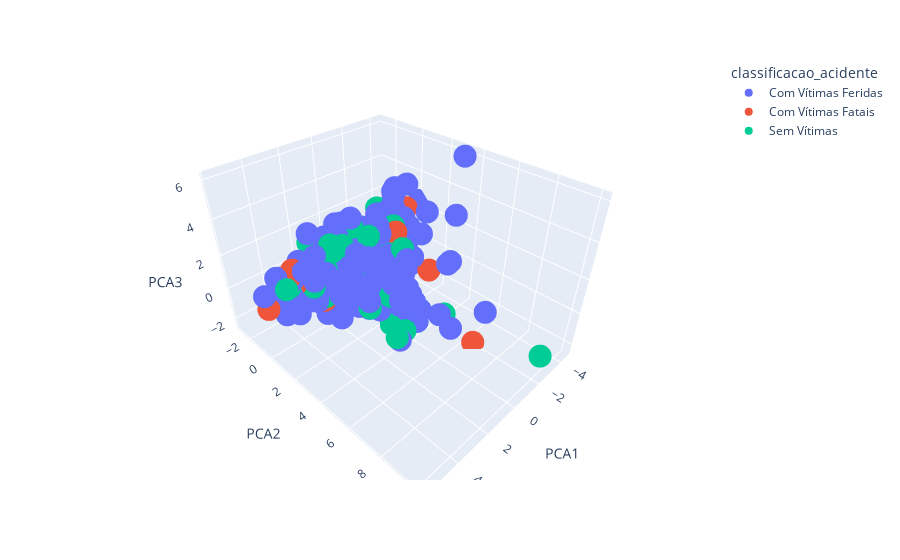

Notebook cell for this chart:
### Code cell
fig = px.scatter_3d(prf_rain_data, x='PCA1', y='PCA2', z='PCA3',
              color='classificacao_acidente')
fig.show()

### Figure 1 — Plotly figure (JSON) as saved in the notebook; plotly's stock layout.template omitted (floating-point values rounded to 4 significant figures; data arrays with more than 128 entries replaced by an {"elided": "..."} marker saying what was removed)
{"data": [{"hovertemplate": "classificacao_acidente=Com Vítimas Feridas<br>PCA1=%{x}<br>PCA2=%{y}<br>PCA3=%{z}<extra></extra>", "legendgroup": "Com Vítimas Feridas", "marker": {"color": "#636efa", "symbol": "circle"}, "mode": "markers", "name": "Com Vítimas Feridas", "scene": "scene", "showlegend": true, "type": "scatter3d", "x": {"elided": "906 float values"}, "y": {"elided": "906 float values"}, "z": {"elided": "906 float values"}}, {"hovertemplate": "classificacao_acidente=Com Vítimas Fatais<br>PCA1=%{x}<br>PCA2=%{y}<br>PCA3=%{z}<extra></extra>", "legendgroup": "Com Vítimas Fatais", "marker": {"color": "#EF553B", "symbol": "circle"}, "mode": "markers", "name": "Com Vítimas Fatais", "scene": "scene", "showlegend": true, "type": "scatter3d", "x": [2.042, -0.2962, 3.906, 3.44, 0.2371, 2.829, -0.5456, 2.929, 3.784, -2.037, 1.541, 0.9271, 1.233, -2.906, -0.4289, -0.5497, -2.364, -0.0836, 1.065, -2.609, 2.552, 2.321, -0.3635, -2.425, 0.7187, 0.02823, -0.2621, 1.055, 0.4228, -1.219, 0.6743, 1.169, 0.7078, -1.805, -0.5915, 1.206, 2.515, -0.876, -0.1964, -1.5, -0.5108, -1.535, 5.493, 2.279, 0.226, -3.489, 0.5752, -0.3684, -0.8637, 4.311, 1.843, 1.305, 0.292], "y": [0.3793, 0.2633, -0.1503, -0.3931, -0.5903, 0.5239, -0.3415, -0.009107, -0.6212, 0.2812, -1.065, -0.7315, -0.7052, -1.281, -1.034, -0.3527, 0.1064, 0.4466, -0.4853, -0.9664, -1.03, 0.4073, -0.9867, 2.862, 0.3659, -0.2519, 0.7063, 0.912, -0.6847, 1.565, -0.3801, -0.9553, -0.1153, 6.568, 0.01105, -0.3636, -0.1057, -0.2204, 0.7017, -0.4801, -0.05608, -0.7016, -0.3624, -1.139, -0.9861, 0.08319, -0.7351, 0.3435, -0.6587, -0.1585, -0.1689, 0.4198, 0.3802], "z": [-0.1598, 0.3573, 0.8289, 0.954, 0.002472, -0.4497, -1.136, -0.1085, 1.332, 0.7853, -0.6763, 0.1117, 1.143, -0.6393, 0.9413, 0.5693, 0.0871, -1.33, -0.8795, 1.394, 0.525, -0.151, -0.5031, -0.02513, 1.478, -1.229, -1.401, 0.01101, -1.348, 2.303, -0.8055, -0.3399, -0.7221, -2.408, -0.008702, -1.037, -0.3369, 0.1825, 0.8164, 0.164, 1.221, -0.7002, -0.009577, 0.6015, -0.01374, 2.278, -0.5273, -1.094, -0.7928, 1.313, 1.944, -1.411, -1.251]}, {"hovertemplate": "classificacao_acidente=Sem Vítimas<br>PCA1=%{x}<br>PCA2=%{y}<br>PCA3=%{z}<extra></extra>", "legendgroup": "Sem Vítimas", "marker": {"color": "#00cc96", "symbol": "circle"}, "mode": "markers", "name": "Sem Vítimas", "scene": "scene", "showlegend": true, "type": "scatter3d", "x": {"elided": "176 float values"}, "y": {"elided": "176 float values"}, "z": {"elided": "176 float values"}}], "layout": {"legend": {"title": {"text": "classificacao_acidente"}, "tracegroupgap": 0}, "margin": {"t": 60}, "scene": {"domain": {"x": [0, 1], "y": [0, 1]}, "xaxis": {"title": {"text": "PCA1"}}, "yaxis": {"title": {"text": "PCA2"}}, "zaxis": {"title": {"text": "PCA3"}}}}}
